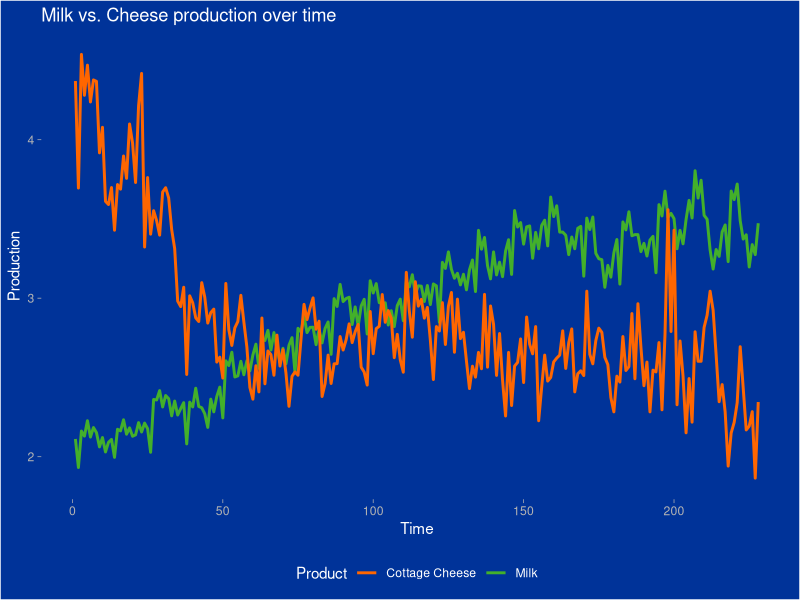

The R source for this figure:
library(readr)
library(tidyverse)
library(viridis)

milk_data <- read_csv("resources/files/CADairyProduction.csv")

ggplot(data = milk_data) +
  geom_line(aes(x = Month.Count, y = Milk.Prod, col = "Milk"), lwd = 1) + # lwd - Line Width Density
  geom_line(aes(x = Month.Count, y = Cotagecheese.Prod, col = "Cottage Cheese"), lwd = 1) +
  ggtitle("Milk vs. Cheese production over time") +
  xlab("Time") +
  ylab("Production") +
  theme_light() +
  theme(legend.position = "bottom") +
  # set color values for our lines and set the name
  scale_color_manual(values = c("#FF6600", "#43B02A"), name = "Product") +
  theme(panel.background = element_rect(fill = "#003399"))+
  theme(plot.background = element_rect(fill = "#003399"))+
  theme(legend.background = element_rect(fill = "#003399"))+
  theme(legend.key = element_rect(fill = "#003399"))+
  theme(text = element_text(color = "white")) +
  theme(axis.text = element_text(color = "gray70")) +
  theme(panel.grid.major = element_blank())+
  theme(panel.grid.minor = element_blank())+
  theme(panel.border = element_blank())

